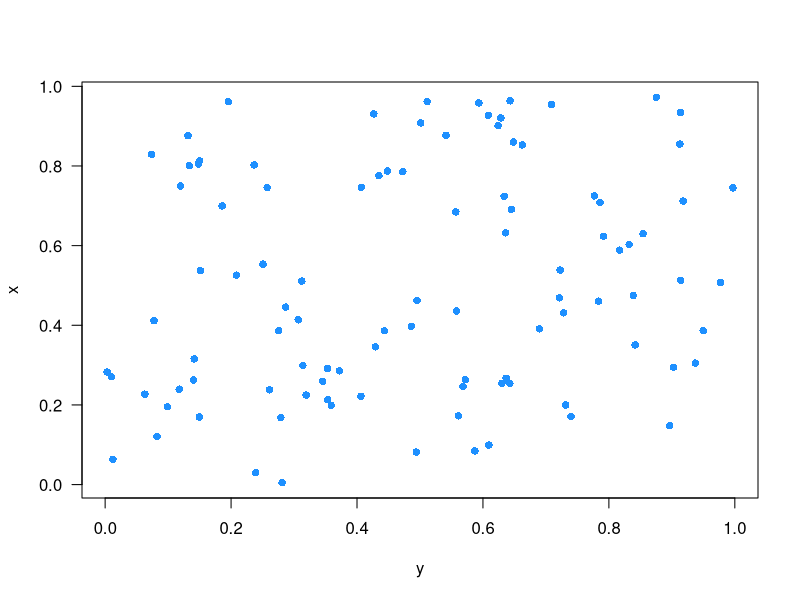

This chart was generated by the following R code:
## ---- chunk 1
yourFunction <- function(arguments){

	# doing stuff

	# returning stuff
	return(ret)
}

## ---- chunk 2

#' Title of function
#'
#' @param x a number 
#' @param y a number
#'
#' @return
#'
#' @examples
#' @export

addXY <- function(x,y){
	sum(c(x,y))
}


## ---- chunk 3
# bad
getColumnMean <- function(mat){
	mean(mat[,3])
}
# better
getColumnMean <- function(mat, index){
	mean(mat[,index])
}
## ---- chunk 4
# bad
getColumnMean <- function(mat, index){
	mean(mat[,index])
}

# better
getColumnMean <- function(mat, index){
	if(any(is.na(mat[,index]))){
		warning('NA values present...ignoring them')
	}
	mean(na.omit(mat[,index]))
}

## ---- chunk 5
# bad
getColumnMean <- function(mat, index){
	if(any(is.na(mat[,index]))){
		warning('NA values present...ignoring them')
	}
	mean(na.omit(mat[,index]))
}

# better
getColumnInfo <- function(mat, index, func=mean){
	if(any(is.na(mat[,index]))){
		warning('NA values present...ignoring them')
	}
	func(na.omit(mat[,index]))
}

## ---- chunk 6

makePlot <- function(y,x, ...){
	plot(y,x, ...)
}

## ---- chunk 7
makePlot(y=runif(100), x=runif(100), 
	pch=16, las=1, col='dodgerblue')
